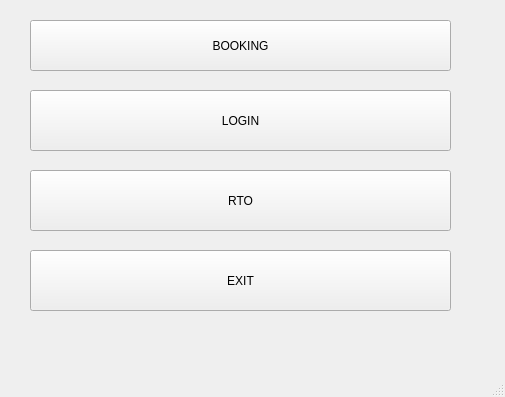
<?xml version="1.0" encoding="UTF-8"?>
<ui version="4.0">
 <class>MainWindow</class>
 <widget class="QMainWindow" name="MainWindow">
  <property name="geometry">
   <rect>
    <x>0</x>
    <y>0</y>
    <width>505</width>
    <height>397</height>
   </rect>
  </property>
  <property name="windowTitle">
   <string>MainWindow</string>
  </property>
  <widget class="QWidget" name="centralwidget">
   <widget class="QPushButton" name="pushButton">
    <property name="geometry">
     <rect>
      <x>30</x>
      <y>20</y>
      <width>421</width>
      <height>51</height>
     </rect>
    </property>
    <property name="text">
     <string>BOOKING</string>
    </property>
   </widget>
   <widget class="QPushButton" name="pushButton_2">
    <property name="geometry">
     <rect>
      <x>30</x>
      <y>90</y>
      <width>421</width>
      <height>61</height>
     </rect>
    </property>
    <property name="text">
     <string>LOGIN</string>
    </property>
   </widget>
   <widget class="QPushButton" name="pushButton_3">
    <property name="geometry">
     <rect>
      <x>30</x>
      <y>170</y>
      <width>421</width>
      <height>61</height>
     </rect>
    </property>
    <property name="text">
     <string>RTO</string>
    </property>
   </widget>
   <widget class="QPushButton" name="pushButton_4">
    <property name="geometry">
     <rect>
      <x>30</x>
      <y>250</y>
      <width>421</width>
      <height>61</height>
     </rect>
    </property>
    <property name="text">
     <string>EXIT</string>
    </property>
   </widget>
  </widget>
  <widget class="QMenuBar" name="menubar">
   <property name="geometry">
    <rect>
     <x>0</x>
     <y>0</y>
     <width>505</width>
     <height>26</height>
    </rect>
   </property>
  </widget>
  <widget class="QStatusBar" name="statusbar"/>
 </widget>
 <resources/>
 <connections/>
</ui>
